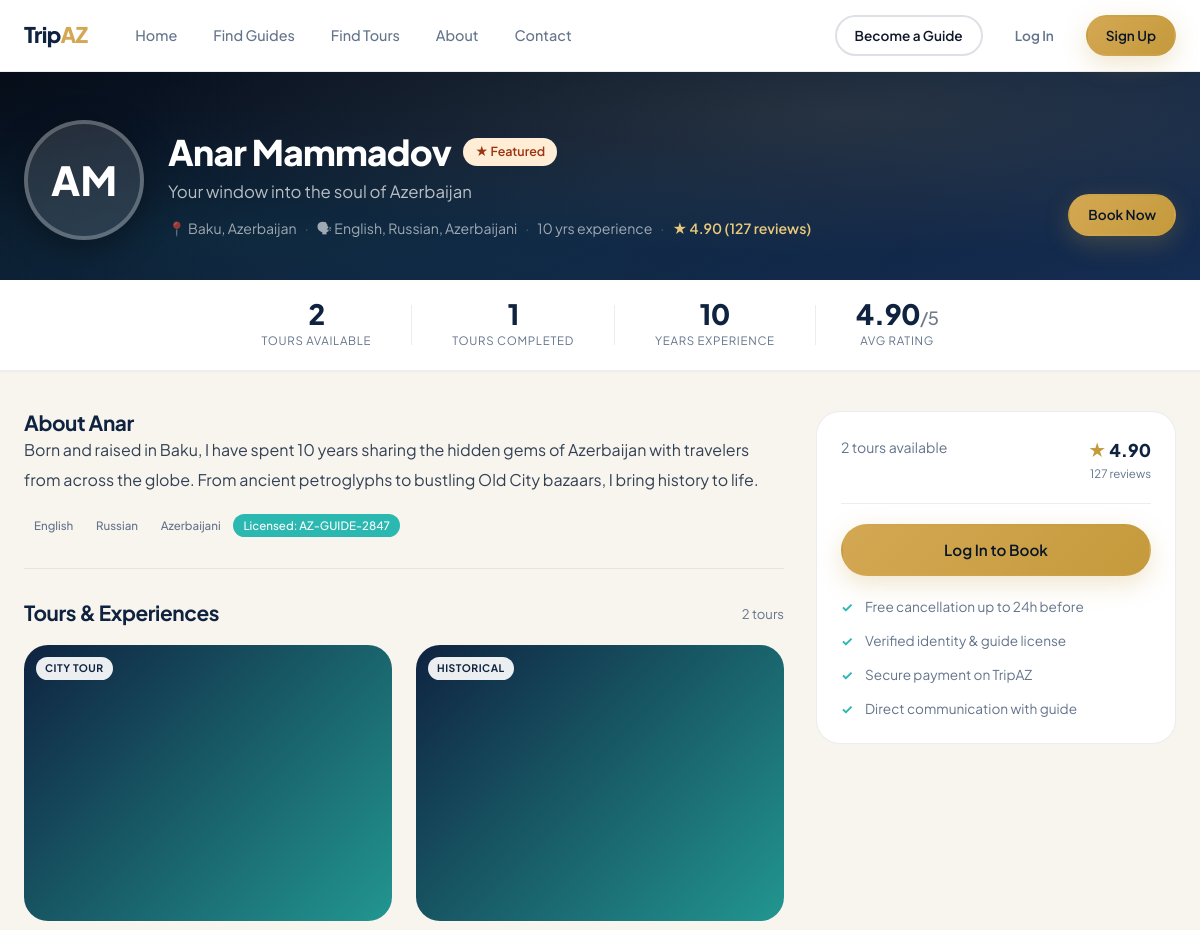
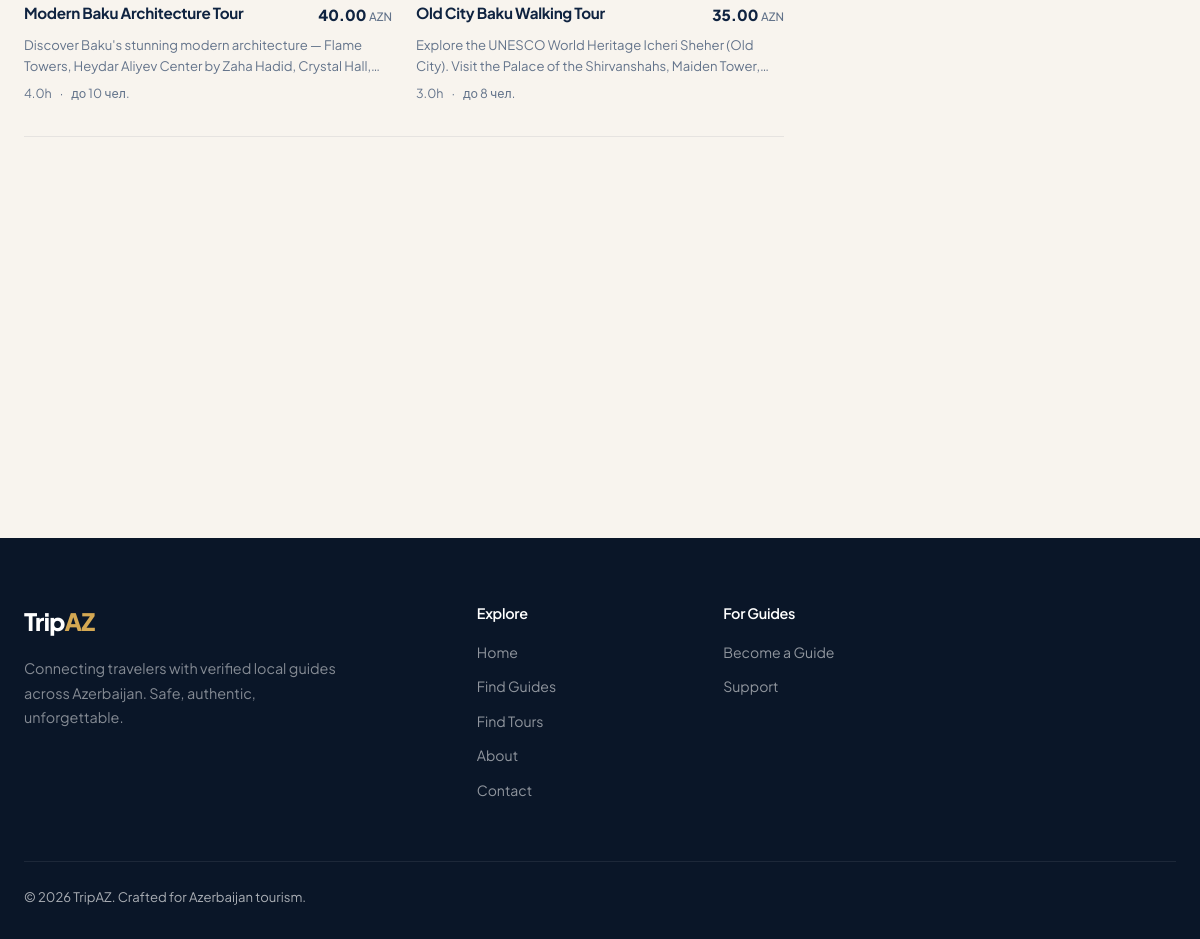
/guides/3/, run on the app's committed database (2 pictures, top to bottom).
### apps/guides/models.py (models this page shows, shortened)
class GuideProfile(models.Model):
    STATUS_PENDING = 'pending'
    STATUS_APPROVED = 'approved'
    STATUS_REJECTED = 'rejected'
    VERIFICATION_CHOICES = [
        (STATUS_PENDING, 'Pending Review'),
        (STATUS_APPROVED, 'Approved'),
        (STATUS_REJECTED, 'Rejected'),
    ]
    LANGUAGE_CHOICES = [
        ('english', 'English'), ('russian', 'Russian'), ('azerbaijani', 'Azerbaijani'),
        ('turkish', 'Turkish'), ('german', 'German'), ('french', 'French'),
        ('arabic', 'Arabic'), ('chinese', 'Chinese'), ('spanish', 'Spanish'),
    ]
    CITY_CHOICES = [
        ('baku', 'Baku'), ('ganja', 'Ganja'), ('sheki', 'Sheki'),
        ('lankaran', 'Lankaran'), ('quba', 'Quba'), ('gabala', 'Gabala'),
        ('nakhchivan', 'Nakhchivan'), ('shamakhi', 'Shamakhi'), ('zagatala', 'Zagatala'),
    ]
    user = models.OneToOneField(settings.AUTH_USER_MODEL, on_delete=models.CASCADE, related_name='guide_profile')
    slug = models.SlugField(max_length=150, unique=True, blank=True)
    bio = models.TextField()
    tagline = models.CharField(max_length=200, blank=True)
    city = models.CharField(max_length=50, choices=CITY_CHOICES, default='baku')
    languages = models.CharField(max_length=300, default='english', help_text='Comma-separated languages')
    experience_years = models.PositiveIntegerField(default=1)
    license_number = models.CharField(max_length=100, blank=True)
    has_certificate = models.BooleanField(default=False)
    verification_status = models.CharField(max_length=20, choices=VERIFICATION_CHOICES, default=STATUS_PENDING)
    rejection_reason = models.TextField(blank=True)
    rating = models.DecimalField(max_digits=3, decimal_places=2, default=0.0,
                                  validators=[MinValueValidator(0), MaxValueValidator(5)])
    total_reviews = models.PositiveIntegerField(default=0)
    is_featured = models.BooleanField(default=False)
    cover_image = models.ImageField(upload_to='guides/covers/', blank=True, null=True)
    created_at = models.DateTimeField(auto_now_add=True)
    updated_at = models.DateTimeField(auto_now=True)
    class Meta:
        ordering = ['-is_featured', '-rating', '-created_at']
        indexes = [
            models.Index(fields=['verification_status']),
            models.Index(fields=['city']),
            models.Index(fields=['rating']),
            models.Index(fields=['slug']),
        ]
    def get_languages_list(self):
        return [lang.strip() for lang in self.languages.split(',') if lang.strip()]

class Tour(models.Model):
    CATEGORY_CHOICES = [
        ('city', 'City Tour'),
        ('historical', 'Historical'),
        ('nature', 'Nature & Outdoors'),
        ('food', 'Food & Culture'),
        ('photography', 'Photography'),
        ('adventure', 'Adventure'),
        ('day_trip', 'Day Trip'),
    ]
    guide = models.ForeignKey(GuideProfile, on_delete=models.CASCADE, related_name='tours')
    title = models.CharField(max_length=200)
    slug = models.SlugField(max_length=220, unique=True, blank=True)
    description = models.TextField()
    category = models.CharField(max_length=30, choices=CATEGORY_CHOICES, default='city', blank=True)
    duration_hours = models.DecimalField(max_digits=4, decimal_places=1, default=3.0)
    max_people = models.PositiveIntegerField(default=10)
    price_per_person = models.DecimalField(max_digits=8, decimal_places=2)
    location = models.CharField(max_length=200, blank=True)
    itinerary = models.TextField(blank=True, help_text='Step-by-step tour program, one step per line')
    included = models.TextField(blank=True, help_text='What is included, one item per line')
    not_included = models.TextField(blank=True, help_text='What is not included, one item per line')
    meeting_point = models.CharField(max_length=200, blank=True)
    is_active = models.BooleanField(default=True)
    created_at = models.DateTimeField(auto_now_add=True)
    updated_at = models.DateTimeField(auto_now=True)
    class Meta:
        ordering = ['-created_at']
        indexes = [
            models.Index(fields=['guide', 'is_active']),
            models.Index(fields=['slug']),
        ]

### apps/accounts/models.py (models this page shows, shortened)
class User(AbstractUser):
    ROLE_TOURIST = 'tourist'
    ROLE_GUIDE = 'guide'
    ROLE_ADMIN = 'admin'
    ROLE_SUPPORT = 'support'
    ROLE_CHOICES = [
        (ROLE_TOURIST, 'Tourist'),
        (ROLE_GUIDE, 'Guide'),
        (ROLE_ADMIN, 'Admin'),
        (ROLE_SUPPORT, 'Support'),
    ]
    role = models.CharField(max_length=20, choices=ROLE_CHOICES, default=ROLE_TOURIST)
    phone = models.CharField(max_length=20, blank=True)
    avatar = models.ImageField(upload_to='avatars/', blank=True, null=True)
    is_banned = models.BooleanField(default=False)
    created_at = models.DateTimeField(auto_now_add=True)

### apps/guides/views.py (the view)
# urls.py: path('<int:pk>/', views.guide_profile, name='profile'),
def guide_profile(request, pk):
    guide = get_object_or_404(
        GuideProfile.objects.select_related('user'),
        pk=pk, verification_status='approved'
    )
    tours = guide.tours.filter(is_active=True).prefetch_related('images')
    reviews = guide.reviews.filter(is_visible=True).select_related('tourist')
    review_count = reviews.count()
    completed_tours_count = Booking.objects.filter(guide=guide, status='completed').count()
    availability = list(
        GuideAvailability.objects.filter(guide=guide, is_available=True)
        .values_list('date', flat=True)
    )
    is_favorite = False
    if request.user.is_authenticated:
        is_favorite = FavoriteGuide.objects.filter(tourist=request.user, guide=guide).exists()
    photos = guide.photos.all()
    context = {
        'guide': guide,
        'tours': tours,
        'reviews': reviews[:8],
        'review_count': review_count,
        'completed_tours_count': completed_tours_count,
        'availability_dates': [d.isoformat() for d in availability],
        'is_favorite': is_favorite,
        'photos': photos,
    }
    return render(request, 'guides/profile.html', context)

### templates/guides/profile.html (shortened to what this page needs)
{% extends 'base.html' %}
{% load static %}
{% block content %}
<div class="gp-hero">
  <div class="gp-hero-bg"></div>
  <div class="container">
    <div class="gp-hero-inner">
      <div class="gp-avatar-wrap">
        {% if guide.user.avatar %}
          <img src="{{ guide.user.avatar.url }}" alt="{{ guide.user.get_full_name }}" class="gp-avatar">
        {% else %}
          <div class="gp-avatar gp-avatar--initials">
            {{ guide.user.first_name|first|upper }}{{ guide.user.last_name|first|upper }}
          </div>
        {% endif %}
      </div>
      <div class="gp-header-info">
        <div class="gp-name-row">
          <h1>{{ guide.user.get_full_name }}</h1>
          {% if guide.is_featured %}
            <span class="tag tag-orange">★ Featured</span>
          {% endif %}
        </div>
        <p class="gp-tagline">{{ guide.tagline|default:"Local Expert & Passionate Guide" }}</p>
        <div class="gp-meta">
          <span>📍 {{ guide.get_city_display }}, Azerbaijan</span>
          <span class="gp-meta-sep">·</span>
          <span>🗣 {{ guide.get_languages_list|join:", "|title }}</span>
          <span class="gp-meta-sep">·</span>
          <span>{{ guide.experience_years }} yr{{ guide.experience_years|pluralize }} experience</span>
          {% if guide.total_reviews > 0 %}
            <span class="gp-meta-sep">·</span>
            <span class="gp-meta-rating">★ {{ guide.rating }} ({{ guide.total_reviews }} reviews)</span>
          {% endif %}
        </div>
      </div>
      <div class="gp-actions">
        {% if user.is_authenticated and user.pk != guide.user.pk %}
          <a href="{% url 'chat:start' guide.user.pk %}" class="btn btn-white btn-sm">💬 Message</a>
          <button class="btn btn-sm gp-save-btn fav-btn" data-guide-id="{{ guide.pk }}" type="button">
            {% if is_favorite %}❤ Saved{% else %}🤍 Save{% endif %}
          </button>
        {% elif not user.is_authenticated %}
          <a href="{% url 'accounts:login' %}?next={{ request.path }}" class="btn btn-primary btn-sm">Book Now</a>
        {% endif %}
      </div>
    </div>
  </div>
</div>
<div class="gp-stats-bar">
  <div class="container">
    <div class="gp-stats-inner">
      <div class="gp-stat">
        <span class="gp-stat-num">{{ tours|length }}</span>
        <span class="gp-stat-label">Tours Available</span>
      </div>
      <div class="gp-stat">
        <span class="gp-stat-num">{{ completed_tours_count }}</span>
        <span class="gp-stat-label">Tours Completed</span>
      </div>
      <div class="gp-stat">
        <span class="gp-stat-num">{{ guide.experience_years }}</span>
        <span class="gp-stat-label">Years Experience</span>
      </div>
      <div class="gp-stat">
        {% if guide.total_reviews > 0 %}
          <span class="gp-stat-num">{{ guide.rating }}<span style="font-size:.65em;font-weight:500;opacity:.6;">/5</span></span>
        {% else %}
          <span class="gp-stat-num" style="font-size:1.1rem;">New</span>
        {% endif %}
        <span class="gp-stat-label">Avg Rating</span>
      </div>
    </div>
  </div>
</div>
<div class="container" style="padding-top:var(--space-10);padding-bottom:var(--space-16);">
  <div class="gp-layout">
    <div class="gp-main">
      <div class="gp-section reveal">
        <h2 class="gp-section-title">About {{ guide.user.first_name }}</h2>
        <p class="gp-bio">{{ guide.bio }}</p>
        <div class="guide-tags" style="margin-top:var(--space-4);">
          {% for lang in guide.get_languages_list %}
            <span class="lang-tag">{{ lang|title }}</span>
          {% endfor %}
          {% if guide.license_number %}
            <span class="lang-tag" style="background:var(--teal-500);color:white;border-color:var(--teal-500);">
              Licensed: {{ guide.license_number }}
            </span>
          {% endif %}
        </div>
      </div>
      {% if tours %}
      <div class="gp-section reveal">
        <div class="gp-section-head">
          <h2 class="gp-section-title">Tours & Experiences</h2>
          <span class="gp-section-count">{{ tours|length }} tour{{ tours|length|pluralize }}</span>
        </div>
        <div class="tour-cards-grid">
          {% for tour in tours %}
            {% include 'partials/tour_card.html' with show_guide=False %}
          {% endfor %}
        </div>
      </div>
      {% endif %}
    </div>
    <div class="booking-widget">
      <div class="card reveal">
        <div class="card-body">
          {% if guide.total_reviews > 0 %}
          <div class="bw-price-row">
            <div style="font-size:.88rem;color:var(--text-muted);">{{ guide.tours.count }} tour{{ guide.tours.count|pluralize }} available</div>
            <div class="bw-rating">
              <span class="bw-rating-star">★</span>
              <span class="bw-rating-num">{{ guide.rating }}</span>
              <div style="font-size:.72rem;color:var(--text-muted);">{{ guide.total_reviews }} reviews</div>
            </div>
          </div>
          {% endif %}
          {% if user.is_authenticated and user.pk != guide.user.pk %}
            <a href="{% url 'bookings:create' guide.pk %}" class="btn btn-primary" style="width:100%;margin-bottom:10px;">
              Book {{ guide.user.first_name }}
            </a>
            <a href="{% url 'chat:start' guide.user.pk %}" class="btn btn-outline" style="width:100%;margin-bottom:var(--space-5);">
              Send Message
            </a>
          {% elif not user.is_authenticated %}
            <a href="{% url 'accounts:login' %}?next={% url 'bookings:create' guide.pk %}" class="btn btn-primary" style="width:100%;margin-bottom:var(--space-5);">
              Log In to Book
            </a>
          {% endif %}
          <ul class="trust-list">
            <li>Free cancellation up to 24h before</li>
            <li>Verified identity & guide license</li>
            <li>Secure payment on TripAZ</li>
            <li>Direct communication with guide</li>
          </ul>
        </div>
      </div>
    </div>
  </div>
</div>
{% endblock %}

### templates/partials/tour_card.html (shortened to what this page needs)
<a href="{% url 'guides:tour_detail' tour.pk %}" class="tc">
  <div class="tc-img">
    {% with tour.images.all as imgs %}
    {% if imgs %}
      <img src="{{ imgs.0.image.url }}" alt="{{ tour.title }}" loading="lazy">
    {% else %}
      <div class="tc-img-placeholder"></div>
    {% endif %}
    {% endwith %}
    {% if tour.category %}
      <span class="tc-cat">{{ tour.get_category_display }}</span>
    {% endif %}
  </div>
  <div class="tc-body">
    <div class="tc-top">
      <h4 class="tc-title">{{ tour.title }}</h4>
      <span class="tc-price">{{ tour.price_per_person }} <small>AZN</small></span>
    </div>
    <p class="tc-desc">{{ tour.description|truncatewords:18 }}</p>
    <div class="tc-meta">
      <span>{{ tour.duration_hours }}h</span>
      <span>·</span>
      <span>до {{ tour.max_people }} чел.</span>
    </div>
  </div>
</a>

### data on the page
GuideProfile: user.first_name|first "A", user.last_name|first "M", user.get_full_name "Anar Mammadov", tagline "Your window into the soul of Azerbaijan", city "Baku", get_languages_list "English, Russian, Azerbaijani", experience_years "10", rating "4.90", total_reviews "127", user.first_name "Anar", bio "Born and raised in Baku, I have spent 10 years sharing the hidden gems of Azerbaijan with travelers from across the globe. From ancient petroglyphs to bustling Old City bazaars, I bring history to life.", license_number "AZ-GUIDE-2847", tours.count "2"
Tour: category "CITY TOUR", title "Modern Baku Architecture Tour", price_per_person "40.00", description "Discover Baku's stunning modern architecture — Flame Towers, Heydar Aliyev Center by Zaha Hadid, Crystal…", duration_hours "4.0", max_people "10"
Tour: category "HISTORICAL", title "Old City Baku Walking Tour", price_per_person "35.00", description "Explore the UNESCO World Heritage Icheri Sheher (Old City). Visit the Palace of the Shirvanshahs, Maiden…", duration_hours "3.0", max_people "8"

### other printed values
{{ tours|length }} "2"
{{ completed_tours_count }} "1"
{{ lang|title }} "English" "Russian" "Azerbaijani"
